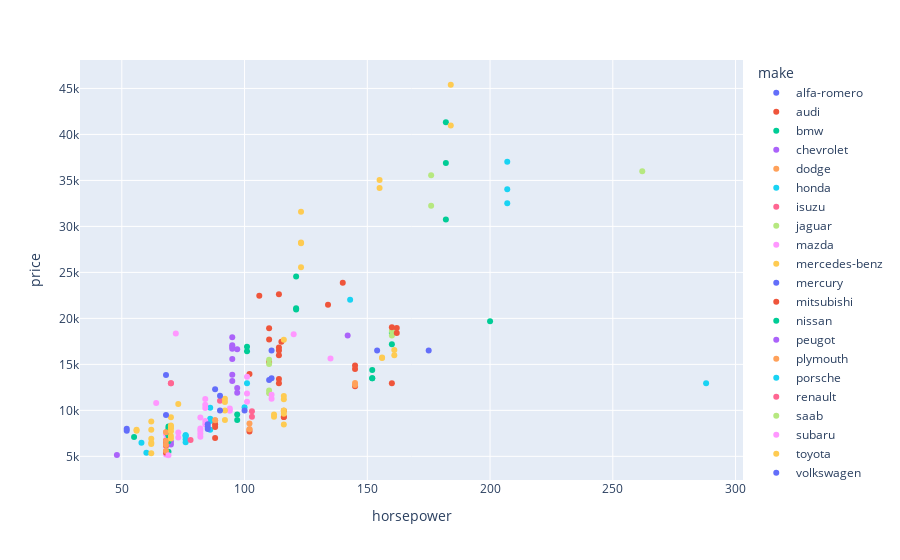

The cell this chart's notebook holds for it:
### Markdown cell above
Multivariate Analysis

### Code cell
px.scatter(data,y='price',x='horsepower',color='make')

### Figure 1 — Plotly figure (JSON) as saved in the notebook; plotly's stock layout.template omitted (floating-point values rounded to 4 significant figures)
{"data": [{"hovertemplate": "make=alfa-romero<br>horsepower=%{x}<br>price=%{y}<extra></extra>", "legendgroup": "alfa-romero", "marker": {"color": "#636efa", "symbol": "circle"}, "mode": "markers", "name": "alfa-romero", "orientation": "v", "showlegend": true, "type": "scatter", "x": [111, 111, 154], "xaxis": "x", "y": [13495, 16500, 16500], "yaxis": "y"}, {"hovertemplate": "make=audi<br>horsepower=%{x}<br>price=%{y}<extra></extra>", "legendgroup": "audi", "marker": {"color": "#EF553B", "symbol": "circle"}, "mode": "markers", "name": "audi", "orientation": "v", "showlegend": true, "type": "scatter", "x": [102, 115, 110, 110, 110, 140, 160], "xaxis": "x", "y": [13950, 17450, 15250, 17710, 18920, 23875, 12949], "yaxis": "y"}, {"hovertemplate": "make=bmw<br>horsepower=%{x}<br>price=%{y}<extra></extra>", "legendgroup": "bmw", "marker": {"color": "#00cc96", "symbol": "circle"}, "mode": "markers", "name": "bmw", "orientation": "v", "showlegend": true, "type": "scatter", "x": [101, 101, 121, 121, 121, 182, 182, 182], "xaxis": "x", "y": [16430, 16925, 20970, 21105, 24565, 30760, 41315, 36880], "yaxis": "y"}, {"hovertemplate": "make=chevrolet<br>horsepower=%{x}<br>price=%{y}<extra></extra>", "legendgroup": "chevrolet", "marker": {"color": "#ab63fa", "symbol": "circle"}, "mode": "markers", "name": "chevrolet", "orientation": "v", "showlegend": true, "type": "scatter", "x": [48, 70, 70], "xaxis": "x", "y": [5151, 6295, 6575], "yaxis": "y"}, {"hovertemplate": "make=dodge<br>horsepower=%{x}<br>price=%{y}<extra></extra>", "legendgroup": "dodge", "marker": {"color": "#FFA15A", "symbol": "circle"}, "mode": "markers", "name": "dodge", "orientation": "v", "showlegend": true, "type": "scatter", "x": [68, 68, 102, 68, 68, 68, 102, 88, 145], "xaxis": "x", "y": [5572, 6377, 7957, 6229, 6692, 7609, 8558, 8921, 12964], "yaxis": "y"}, {"hovertemplate": "make=honda<br>horsepower=%{x}<br>price=%{y}<extra></extra>", "legendgroup": "honda", "marker": {"color": "#19d3f3", "symbol": "circle"}, "mode": "markers", "name": "honda", "orientation": "v", "showlegend": true, "type": "scatter", "x": [58, 76, 60, 76, 76, 76, 76, 86, 86, 86, 86, 101, 100], "xaxis": "x", "y": [6479, 6855, 5399, 6529, 7129, 7295, 7295, 7895, 9095, 8845, 10295, 12945, 10345], "yaxis": "y"}, {"hovertemplate": "make=isuzu<br>horsepower=%{x}<br>price=%{y}<extra></extra>", "legendgroup": "isuzu", "marker": {"color": "#FF6692", "symbol": "circle"}, "mode": "markers", "name": "isuzu", "orientation": "v", "showlegend": true, "type": "scatter", "x": [78, 70, 70, 90], "xaxis": "x", "y": [6785, 12949, 12949, 11048], "yaxis": "y"}, {"hovertemplate": "make=jaguar<br>horsepower=%{x}<br>price=%{y}<extra></extra>", "legendgroup": "jaguar", "marker": {"color": "#B6E880", "symbol": "circle"}, "mode": "markers", "name": "jaguar", "orientation": "v", "showlegend": true, "type": "scatter", "x": [176, 176, 262], "xaxis": "x", "y": [32250, 35550, 36000], "yaxis": "y"}, {"hovertemplate": "make=mazda<br>horsepower=%{x}<br>price=%{y}<extra></extra>", "legendgroup": "mazda", "marker": {"color": "#FF97FF", "symbol": "circle"}, "mode": "markers", "name": "mazda", "orientation": "v", "showlegend": true, "type": "scatter", "x": [68, 68, 68, 68, 68, 101, 101, 101, 135, 84, 84, 84, 84, 64, 84, 120, 72], "xaxis": "x", "y": [5195, 6095, 6795, 6695, 7395, 10945, 11845, 13645, 15645, 8845, 8495, 10595, 10245, 10795, 11245, 18280, 18344], "yaxis": "y"}, {"hovertemplate": "make=mercedes-benz<br>horsepower=%{x}<br>price=%{y}<extra></extra>", "legendgroup": "mercedes-benz", "marker": {"color": "#FECB52", "symbol": "circle"}, "mode": "markers", "name": "mercedes-benz", "orientation": "v", "showlegend": true, "type": "scatter", "x": [123, 123, 123, 123, 155, 155, 184, 184], "xaxis": "x", "y": [25552, 28248, 28176, 31600, 34184, 35056, 40960, 45400], "yaxis": "y"}, {"hovertemplate": "make=mercury<br>horsepower=%{x}<br>price=%{y}<extra></extra>", "legendgroup": "mercury", "marker": {"color": "#636efa", "symbol": "circle"}, "mode": "markers", "name": "mercury", "orientation": "v", "showlegend": true, "type": "scatter", "x": [175], "xaxis": "x", "y": [16503], "yaxis": "y"}, {"hovertemplate": "make=mitsubishi<br>horsepower=%{x}<br>price=%{y}<extra></extra>", "legendgroup": "mitsubishi", "marker": {"color": "#EF553B", "symbol": "circle"}, "mode": "markers", "name": "mitsubishi", "orientation": "v", "showlegend": true, "type": "scatter", "x": [68, 68, 68, 102, 116, 88, 145, 145, 145, 88, 88, 116, 116], "xaxis": "x", "y": [5389, 6189, 6669, 7689, 9959, 8499, 12629, 14869, 14489, 6989, 8189, 9279, 9279], "yaxis": "y"}, {"hovertemplate": "make=nissan<br>horsepower=%{x}<br>price=%{y}<extra></extra>", "legendgroup": "nissan", "marker": {"color": "#00cc96", "symbol": "circle"}, "mode": "markers", "name": "nissan", "orientation": "v", "showlegend": true, "type": "scatter", "x": [69, 55, 69, 69, 69, 69, 69, 69, 69, 69, 97, 97, 152, 152, 152, 160, 200, 160], "xaxis": "x", "y": [5499, 7099, 6649, 6849, 7349, 7299, 7799, 7499, 7999, 8249, 8949, 9549, 13499, 14399, 13499, 17199, 19699, 18399], "yaxis": "y"}, {"hovertemplate": "make=peugot<br>horsepower=%{x}<br>price=%{y}<extra></extra>", "legendgroup": "peugot", "marker": {"color": "#ab63fa", "symbol": "circle"}, "mode": "markers", "name": "peugot", "orientation": "v", "showlegend": true, "type": "scatter", "x": [97, 95, 97, 95, 95, 95, 95, 95, 97, 95, 142], "xaxis": "x", "y": [11900, 13200, 12440, 13860, 15580, 16900, 16695, 17075, 16630, 17950, 18150], "yaxis": "y"}, {"hovertemplate": "make=plymouth<br>horsepower=%{x}<br>price=%{y}<extra></extra>", "legendgroup": "plymouth", "marker": {"color": "#FFA15A", "symbol": "circle"}, "mode": "markers", "name": "plymouth", "orientation": "v", "showlegend": true, "type": "scatter", "x": [68, 102, 68, 68, 68, 88, 145], "xaxis": "x", "y": [5572, 7957, 6229, 6692, 7609, 8921, 12764], "yaxis": "y"}, {"hovertemplate": "make=porsche<br>horsepower=%{x}<br>price=%{y}<extra></extra>", "legendgroup": "porsche", "marker": {"color": "#19d3f3", "symbol": "circle"}, "mode": "markers", "name": "porsche", "orientation": "v", "showlegend": true, "type": "scatter", "x": [143, 207, 207, 207, 288], "xaxis": "x", "y": [22018, 32528, 34028, 37028, 12949], "yaxis": "y"}, {"hovertemplate": "make=renault<br>horsepower=%{x}<br>price=%{y}<extra></extra>", "legendgroup": "renault", "marker": {"color": "#FF6692", "symbol": "circle"}, "mode": "markers", "name": "renault", "orientation": "v", "showlegend": true, "type": "scatter", "x": [103, 103], "xaxis": "x", "y": [9295, 9895], "yaxis": "y"}, {"hovertemplate": "make=saab<br>horsepower=%{x}<br>price=%{y}<extra></extra>", "legendgroup": "saab", "marker": {"color": "#B6E880", "symbol": "circle"}, "mode": "markers", "name": "saab", "orientation": "v", "showlegend": true, "type": "scatter", "x": [110, 110, 110, 110, 160, 160], "xaxis": "x", "y": [11850, 12170, 15040, 15510, 18150, 18620], "yaxis": "y"}, {"hovertemplate": "make=subaru<br>horsepower=%{x}<br>price=%{y}<extra></extra>", "legendgroup": "subaru", "marker": {"color": "#FF97FF", "symbol": "circle"}, "mode": "markers", "name": "subaru", "orientation": "v", "showlegend": true, "type": "scatter", "x": [69, 73, 73, 82, 82, 94, 82, 111, 82, 94, 82, 111], "xaxis": "x", "y": [5118, 7053, 7603, 7126, 7775, 9960, 9233, 11259, 7463, 10198, 8013, 11694], "yaxis": "y"}, {"hovertemplate": "make=toyota<br>horsepower=%{x}<br>price=%{y}<extra></extra>", "legendgroup": "toyota", "marker": {"color": "#FECB52", "symbol": "circle"}, "mode": "markers", "name": "toyota", "orientation": "v", "showlegend": true, "type": "scatter", "x": [62, 62, 62, 62, 62, 62, 70, 70, 56, 56, 70, 70, 70, 70, 70, 112, 112, 116, 116, 116, 116, 116, 116, 92, 73, 92, 92, 92, 161, 161, 156, 156], "xaxis": "x", "y": [5348, 6338, 6488, 6918, 7898, 8778, 6938, 7198, 7898, 7788, 7738, 8358, 9258, 8058, 8238, 9298, 9538, 8449, 9639, 9989, 11199, 11549, 17669, 8948, 10698, 9988, 10898, 11248, 16558, 15998, 15690, 15750], "yaxis": "y"}, {"hovertemplate": "make=volkswagen<br>horsepower=%{x}<br>price=%{y}<extra></extra>", "legendgroup": "volkswagen", "marker": {"color": "#636efa", "symbol": "circle"}, "mode": "markers", "name": "volkswagen", "orientation": "v", "showlegend": true, "type": "scatter", "x": [52, 85, 52, 85, 85, 68, 100, 90, 90, 110, 68, 88], "xaxis": "x", "y": [7775, 7975, 7995, 8195, 8495, 9495, 9995, 11595, 9980, 13295, 13845, 12290], "yaxis": "y"}, {"hovertemplate": "make=volvo<br>horsepower=%{x}<br>price=%{y}<extra></extra>", "legendgroup": "volvo", "marker": {"color": "#EF553B", "symbol": "circle"}, "mode": "markers", "name": "volvo", "orientation": "v", "showlegend": true, "type": "scatter", "x": [114, 114, 114, 114, 162, 162, 114, 160, 134, 106, 114], "xaxis": "x", "y": [12940, 13415, 15985, 16515, 18420, 18950, 16845, 19045, 21485, 22470, 22625], "yaxis": "y"}], "layout": {"legend": {"title": {"text": "make"}, "tracegroupgap": 0}, "margin": {"t": 60}, "xaxis": {"anchor": "y", "domain": [0, 1], "title": {"text": "horsepower"}}, "yaxis": {"anchor": "x", "domain": [0, 1], "title": {"text": "price"}}}}
